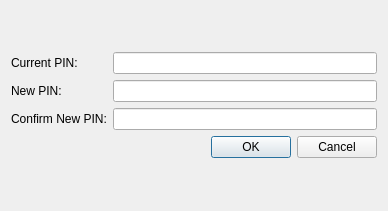
<?xml version="1.0" encoding="UTF-8"?>
<ui version="4.0">
 <class>ChangePinDialog</class>
 <widget class="QDialog" name="ChangePinDialog">
  <property name="windowModality">
   <enum>Qt::WindowModal</enum>
  </property>
  <property name="geometry">
   <rect>
    <x>0</x>
    <y>0</y>
    <width>388</width>
    <height>211</height>
   </rect>
  </property>
  <property name="sizePolicy">
   <sizepolicy hsizetype="Fixed" vsizetype="Fixed">
    <horstretch>0</horstretch>
    <verstretch>0</verstretch>
   </sizepolicy>
  </property>
  <property name="windowTitle">
   <string>Dialog</string>
  </property>
  <layout class="QVBoxLayout" name="verticalLayout_2">
   <item>
    <layout class="QVBoxLayout" name="verticalLayout">
     <item>
      <layout class="QGridLayout" name="gridLayout">
       <item row="0" column="0">
        <widget class="QLabel" name="label_2">
         <property name="text">
          <string>Current PIN:</string>
         </property>
        </widget>
       </item>
       <item row="0" column="1">
        <widget class="QLineEdit" name="lineEdit_current_pin"/>
       </item>
       <item row="1" column="0">
        <widget class="QLabel" name="label_3">
         <property name="text">
          <string>New PIN:</string>
         </property>
        </widget>
       </item>
       <item row="1" column="1">
        <widget class="QLineEdit" name="lineEdit_new_pin"/>
       </item>
       <item row="2" column="0">
        <widget class="QLabel" name="label">
         <property name="text">
          <string>Confirm New PIN:</string>
         </property>
        </widget>
       </item>
       <item row="2" column="1">
        <widget class="QLineEdit" name="lineEdit_confirm_new_pin"/>
       </item>
      </layout>
     </item>
     <item>
      <widget class="QDialogButtonBox" name="buttonBox">
       <property name="orientation">
        <enum>Qt::Horizontal</enum>
       </property>
       <property name="standardButtons">
        <set>QDialogButtonBox::Cancel|QDialogButtonBox::Ok</set>
       </property>
      </widget>
     </item>
    </layout>
   </item>
  </layout>
 </widget>
 <resources/>
 <connections>
  <connection>
   <sender>buttonBox</sender>
   <signal>accepted()</signal>
   <receiver>ChangePinDialog</receiver>
   <slot>accept()</slot>
   <hints>
    <hint type="sourcelabel">
     <x>248</x>
     <y>254</y>
    </hint>
    <hint type="destinationlabel">
     <x>157</x>
     <y>274</y>
    </hint>
   </hints>
  </connection>
  <connection>
   <sender>buttonBox</sender>
   <signal>rejected()</signal>
   <receiver>ChangePinDialog</receiver>
   <slot>reject()</slot>
   <hints>
    <hint type="sourcelabel">
     <x>316</x>
     <y>260</y>
    </hint>
    <hint type="destinationlabel">
     <x>286</x>
     <y>274</y>
    </hint>
   </hints>
  </connection>
 </connections>
</ui>
